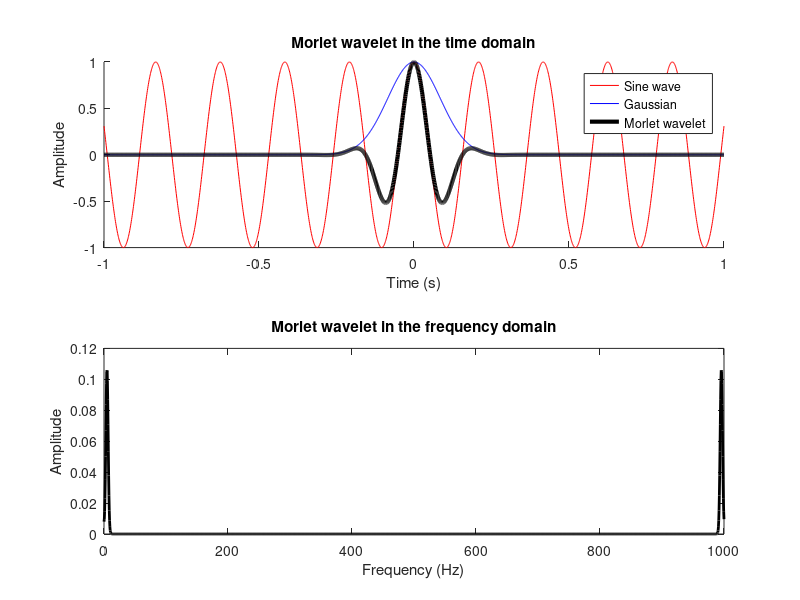
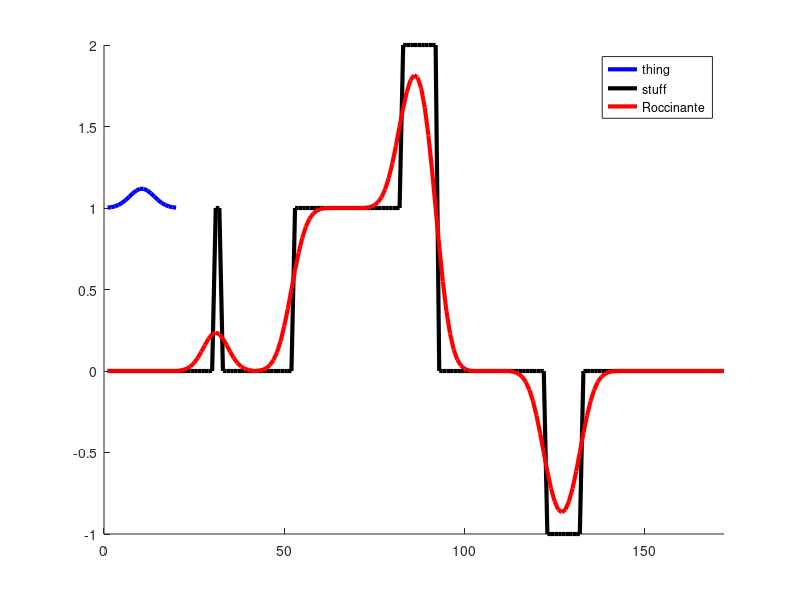
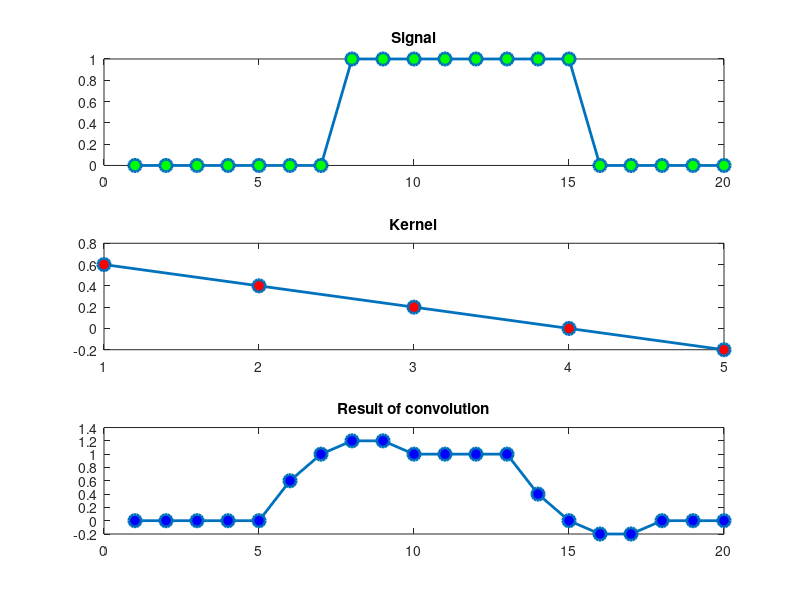
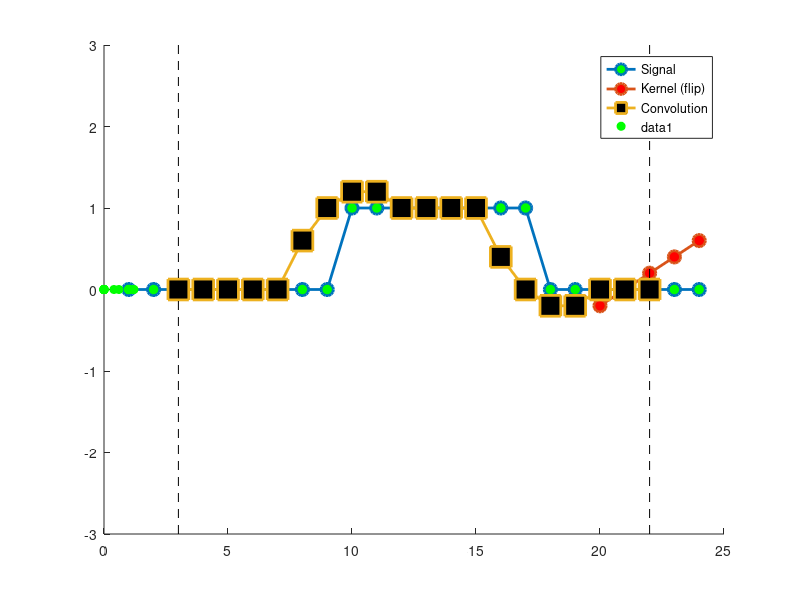

Write MATLAB code to recreate these figures, in order. (Note: this script raises an error after producing the figures.)
%% Getting to know Morlet wavelets
% parameters
srate = 1000;         % in hz
time  = -1:1/srate:1; % best practice is to have time=0 at the center of the wavelet
frex  = 4.8;         % frequency of wavelet, in Hz

% create sine wave (actually cosine, just to make it nice and symmetric)
sine_wave = cos(2 * pi * time * frex);

% create Gaussian window
fwhm = .2; % width of the Gaussian in seconds
gaus_win = exp( (-4*log(2)*time.^2) / (fwhm^2) );

% now create Morlet wavelet
mw = sine_wave .* gaus_win;

figure(1), clf
subplot(211), hold on
plot(time,sine_wave,'r')
plot(time,gaus_win,'b')
plot(time,mw,'k','linew',3)
xlabel('Time (s)'), ylabel('Amplitude')
legend({'Sine wave';'Gaussian';'Morlet wavelet'})
title('Morlet wavelet in the time domain')


% Morlet wavelet in the frequency domain
% confirm that the shape of the power spectrum of a Morlet wavelet is gaussian
pnts = length(time);
mwX = 2*abs(fft( mw )/pnts); % uh oh
hz  = linspace(0,srate,pnts);

subplot(212)
plot(hz,mwX,'k','linew',2)
xlabel('Frequency (Hz)')
ylabel('Amplitude')
title('Morlet wavelet in the frequency domain')

% Observations: - Notice that the amplitude spectrum is symmetric.
%               - Also notice the peak amplitude in the 
%                 time vs. frequency domains.
%               - The Hz units are incorrect above Nyquist. This is just a
%                 convenience plotting trick.
% 
%   TO DO: Change the following parameters to observe the effects:
%          - frex
%          - fwhm
%          - time (start and end values)

%% Time-domain convolution
% first example to build intuition

% make a kernel (e.g., Gaussian)
kernel = exp( -linspace(-2,2,20).^2 );
kernel = kernel./sum(kernel);

% try these options
% kernel = -kernel;
% kernel = [ zeros(1,9) 1 -1 zeros(1,9) ]; % edge detector!

% create the signal
signal = [ zeros(1,30) ones(1,2) zeros(1,20) ones(1,30) 2*ones(1,10) zeros(1,30) -ones(1,10) zeros(1,40) ];

% plot!
figure(2), clf, hold on
plot(kernel+1,'b','linew',3)
plot(signal,'k','linew',3)
% use MATLAB conv function for now
plot( conv(signal,kernel, 'same') ,'r','linew',3)

set(gca,'xlim',[0 length(signal)])
legend({'thing';'stuff';'Roccinante'})

%% a simpler example in more detail
% create signal
signal = zeros(1,20);
signal(8:15) = 1;

% create convolution kernel
kernel = [.6 .4 .2 0 -0.2];
%kernel = kernel - mean(kernel);
% convolution sizes
nSign = length(signal);
nKern = length(kernel);
nConv = nSign + nKern - 1;


figure(3), clf
% plot the signal
subplot(311)
plot(signal,'o-','linew',2,'markerface','g','markersize',9)
%set(gca,'ylim',[-.1 1.1],'xlim',[1 nSign])
title('Signal')

% plot the kernel
subplot(312)
plot(kernel,'o-','linew',2,'markerface','r','markersize',9)
%set(gca,'xlim',[1 nSign],'ylim',[-.5 .5])
title('Kernel')


% plot the result of convolution
subplot(313)
plot(conv(signal,kernel,'same'),'o-','linew',2,'markerface','b','markersize',9)
%set(gca,'xlim',[1 nSign],'ylim',[-.6 1])
title('Result of convolution')

%% convolution in animation
%%% Just run the whole cell and enjoy!
% movie time parameter!
refresh_speed = .6; % seconds

half_kern = floor(nKern/2);

% flipped version of kernel
kflip = kernel(end:-1:1);%-mean(kernel);

% zero-padded data for convolution
dat4conv = [ zeros(1,half_kern) signal zeros(1,half_kern) ];

% initialize convolution output
conv_res = zeros(1,nConv);

%%% initialize plot
figure(4), clf, hold on
plot(dat4conv,'o-','linew',2,'markerface','g','markersize',9)
hkern = plot(kernel,'o-','linew',2,'markerface','r','markersize',9);
hcres = plot(kernel,'s-','linew',2,'markerface','k','markersize',15);
set(gca,'ylim',[-1 1]*3,'xlim',[0 nConv+1])
plot([1 1]*(half_kern+1),get(gca,'ylim'),'k--')
plot([1 1]*(nConv-2),get(gca,'ylim'),'k--')
legend({'Signal';'Kernel (flip)';'Convolution'})

% run convolution
for ti=half_kern+1:nConv-half_kern
    
    % get a chunk of data
    tempdata = dat4conv(ti-half_kern:ti+half_kern);
    
    % compute dot product (don't forget to flip the kernel backwards!)
    conv_res(ti) = sum( tempdata.*kflip );
    
    % update plot
    set(hkern,'XData',ti-half_kern:ti+half_kern,'YData',kflip);
    set(hcres,'XData',half_kern+1:ti,'YData',conv_res(half_kern+1:ti))
    
    pause(refresh_speed)
end
%% The five steps of convolution
% now for convolution via spectral multiplication

% Step 1: N's of convolution
ndata = length(signal);
nkern = length(kernel);
nConv = ndata+nkern - 1;% length of result of convolution
halfK = floor(nkern/2);

% Step 2: FFTs
dataX = fft( signal, nConv); % important: make sure to properly zero-pad!
kernX = fft( kernel, nConv);

% Step 3: multiply spectra
convresX = dataX .* kernX;

% Step 4: IFFT
convres = ifft(convresX);

% Step 5: cut off "wings"
convres = convres(halfK+1:end-halfK+1);

%%% and plot for confirmation!
plot( convres,'go','markerfacecolor','g' )


%%  VIDEO: Convolve real data with a Gaussian
clear

load v1_laminar.mat

% signal will be ERP from channel 7
signal = mean(csd(7,:,:),3);

% create a Gaussian
h = 0.01; % FWHM in seconds

gtime = -1:1/srate:1;
gaus = exp( -4*log(2)*gtime.^2 / h^2 );
gaus = gaus./sum(gaus); % amplitude normalization


%%%% run convolution
% Step 1: N's of convolution
ndata = length(signal);
nkern = length(gaus);
nConv = ndata+nkern - 1;% length of result of convolution
halfK = floor(nkern/2);

% Step 2: FFTs
dataX = fft( signal, nConv ); % important: make sure to properly zero-pad!
kernX = fft( gaus, nConv );

% Step 3: multiply spectra
mult = dataX .* kernX;

% Step 4: inverse FFT to get back to the time domain
convres  = ifft( mult );

% Step 5: cut off "wings"
convres = convres(halfK+1:end-halfK+1);


% plotting!
figure(6), clf, hold on
plot(timevec,signal)
plot(timevec,convres,'r','linew',2)

set(gca,'xlim',[-.1 1.4])
legend({'Original ERP';'Gaussian-convolved'})
xlabel('Time (s)'), ylabel('Activity (\muV)')

% show the mechanism of convolution (spectral multiplication)

hz = linspace(0,srate,nConv);

figure(7), clf, hold on
plot(hz,abs(dataX)./max(abs(dataX))); % normalized for visualization
plot(hz,abs(kernX));
plot(hz,abs(dataX.*kernX)./max(abs(dataX)),'k','linew',2)

set(gca,'xlim',[0 150])
xlabel('Frequency (Hz)'), ylabel('Amplitude (norm.)')
legend({'Original signal';'Kernel';'Convolution result'})

%%  VIDEO: Complex Morlet wavelets
% setup parameters
srate = 1000;         % in hz
time  = -1:1/srate:1; % best practice is to have time=0 at the center of the wavelet
frex  = 2*pi;         % frequency of wavelet, in Hz

% create sine wave
sine_wave = exp( 1i * 2 *pi * frex * time ); % hmmmm

% create Gaussian window
fwhm = .5; % width of the Gaussian in seconds
gaus_win = exp( (-4* log(2) * time.^2 )/ fwhm^2 );

% now create Morlet wavelet
cmw = sine_wave .* gaus_win;

figure(8), clf

subplot(211), hold on
plot(time_wavelet,real(cmw),'b')
plot(time_wavelet,imag(cmw),'r--')
xlabel('Time (s)'), ylabel('Amplitude')
legend({'real part';'imag part'})
title('Complex Morlet wavelet in the time domain')

% complex Morlet wavelet in the frequency domain

pnts = length(time);

mwX = abs(fft( cmw)/EEG.pnts);
hz  = linspace(0,EEG.srate,EEG.pnts);

subplot(212)
plot(hz,mwX,'k','linew',2)
xlabel('Frequency (Hz)')
ylabel('Amplitude')
title('Complex Morlet wavelet in the frequency domain')
%% Complex Morlet wavelet convolution
clear

load v1_laminar.mat

% extract a bit of data for convenience
data = csd(6,:,10) ;


% create a complex Morlet wavelet
time = (0:2*srate)/srate;
time = time - mean(time); % note the alternative method for creating centered time vector 
frex = 45; % frequency of wavelet, in Hz

% create Gaussian window
s = 7 / (2*pi*frex); % using num-cycles formula
cmw  = exp(1i*2*pi*frex*time) .* exp( -time.^2/(2*s^2) );


%%% now for convolution

% Step 1: N's of convolution
nSignal = length(data);
nKern = length(cmw);
nConv = nSignal + nKern - 1;
halfK = floor(nKern / 2);

% Step 2: FFTs
kernX = fft(cmw, nConv);
signalX = fft(data, nConv);

% Step 2.5: normalize the wavelet (try it without this step!)
kernX = kernX ./ max(kernX);

% Step 3: multiply spectra
convresX = signalX .* kernX;

% Step 4: IFFT
convres = ifft(convresX);

% Step 5: cut off "wings"
convres = convres(halfK+1:end-halfK+1);

% plotting
% compute hz for plotting
hz = linspace(0,srate/2,floor(nConv/2)+1);

figure(9), clf
subplot(211),  hold on

% plot power spectrum of data
plot(hz,abs(signalX(1:length(hz))),'b')

% plot power spectrum of wavelet
plot(hz,abs(kernX(1:length(hz))).*max(abs(signalX))/2)

% plot power spectrum of convolution result
plot(hz,abs(convresX(1:length(hz))),'k','linew',2)
set(gca,'xlim',[0 frex*2])
xlabel('Frequency (Hz)'), ylabel('Amplitude (a.u.)')
legend({'Data spectrum';'Wavelet spectrum';'Convolution result'})


%%% now plot in the time domain
subplot(212), hold on
plot(timevec,data,'b')
plot(timevec,real(convres),'k','linew',2)
set(gca,'xlim',[-.1 1.3])
legend({'LFP data';'Convolution result'})
xlabel('Time (s)'), ylabel('Activity (\muV)')

%% extracting the three features of the complex wavelet result

figure(10), clf

% plot the filtered signal (projection onto real axis)
subplot(311)
plot(timevec,real(convres))
xlabel('Time (ms)'), ylabel('Amplitude (\muV)')
set(gca,'xlim',[-.1 1.4])


% plot power (squared magnitude from origin to dot-product location in complex space)
subplot(312)
plot(timevec,(2*abs(convres)).^2);
xlabel('Time (ms)'), ylabel('Power \muV^2')
set(gca,'xlim',[-.1 1.4])


% plot phase (angle of vector to dot-product, relative to positive real axis)
subplot(313)
plot(timevec,angle(convres))
xlabel('Time (ms)'), ylabel('Phase (rad.)')
set(gca,'xlim',[-.1 1.4])

%% viewing the results as a movie

figure(11), clf

% setup the time course plot
subplot(212)
h = plot(timevec,abs(convres),'k','linew',2);
set(gca,'xlim',timevec([1 end]),'ylim',[min(abs(convres)) max(abs(convres)) ])
xlabel('Time (sec.)'), ylabel('Amplitude (\muV)')


for ti=1:5:length(timevec)
    
    % draw complex values in polar space
    subplot(211)
    polar(0,max(abs(convres))), hold on
    polar(angle(convres(max(1,ti-100):ti)),abs(convres(max(1,ti-100):ti)),'k')
    text(-.75,0,[ num2str(round(1000*timevec(ti))) ' s' ]), hold off
    
    % now show in 'linear' plot
    set(h,'XData',timevec(max(1,ti-100):ti),'YData',abs(convres(max(1,ti-100):ti)))
    
    drawnow
    pause(.00001)
end

%%  VIDEO: Convolution with all trials!
%%% This is the "super-trial" concatenation trick you saw in the slides.
%   Notice the size of the reshaped data and the new convolution parameters.
% extract more data
data = squeeze( csd(6,:,:) );

% reshape the data to be 1D
dataR = reshape(data,1,[]);

% Step 1: N's of convolution
ndata = length(dataR); % note the different variable name!
nkern = length(time);
nConv = ndata + nkern - 1;
halfK = floor(nkern/2);

% Step 2: FFTs
dataX = fft( dataR,nConv );
kernX = fft( cmw,  nConv );

% Step 2.5: normalize the wavelet (try it without this step!)
kernX = kernX ./ max(kernX);

% Step 3: multiply spectra
convresX = dataX .* kernX;

% Step 4: IFFT
convres = ifft(convresX);

% Step 5: cut off "wings"
convres = convres(halfK+1:end-halfK+1);

% New step 6: reshape!
convres2D = reshape(convres,size(data));


%%% now plotting
figure(12), clf
subplot(121)
imagesc(timevec,[],data')
xlabel('Time (s)'), ylabel('Trials')
set(gca,'xlim',[-.1 1.4],'clim',[-1 1]*2000)
title('Broadband signal')

subplot(122)
imagesc(timevec,[],abs(convres2D'))
xlabel('Time (s)'), ylabel('Trials')
set(gca,'xlim',[-.1 1.4],'clim',[-1 1]*500)
title([ 'Power time series at ' num2str(frex) ' Hz' ])


%% VIDEO: A full time-frequency power plot!
%%% Take a deep breath: You're about to make your first time-frequency
%   power plot!

% frequency parameters
min_freq =  5; % in Hz
max_freq = 90; % in HZ
num_freq = 30; % in count

frex = linspace(min_freq,max_freq,num_freq);

% initialize TF matrix
tf = zeros(num_freq,length(timevec));

% IMPORTANT! I'm omitting a few steps of convolution 
%            that are already computed above.

for fi=1:num_freq
    
    % create wavelet
    cmw  = exp(1i*2*pi*frex(fi)*time) .* ...
           exp( -4*log(2)*time.^2 / .3^2 );
    
    cmwX = fft(cmw,nConv);
    cmwX = cmwX./max(cmwX);
    
    % the rest of convolution
    as = ifft( dataX.*cmwX );
    as = as(halfK+1:end-halfK+1);
    as = reshape(as,size(data));
    
    % extract power
    aspow = abs(as).^2;
    
    % average over trials and put in matrix
    tf(fi,:) = mean(aspow,2);
end

%%% and plot!
figure(13), clf
contourf(timevec,frex,tf,40,'linecolor','none')
set(gca,'clim',[0 1]*10000,'xlim',[-.1 1.4])
xlabel('Time (s)'), ylabel('Frequency (Hz)')

%   VIDEO: Inter-trial phase clustering (ITPC/ITC)
% 


%% ITPC with different variances
%%% The goal here is to develop some visual intuition for the
%   correspondence between ITPC and distributions of phase angles.

% specify parameters
circ_prop = .5; % proportion of the circle to fill
N = 100; % number of "trials"

% generate phase angle distribution
simdata = rand(1,N) * (2*pi) * circ_prop;

% compute ITPC and preferred phase angle
itpc      = abs(mean(exp(1i*simdata),2));
prefAngle = angle(mean(exp(1i*simdata)));


% and plot...
figure(14), clf

% as linear histogram
subplot(121)
hist(simdata,20)
xlabel('Phase angle'), ylabel('Count')
set(gca,'xlim',[0 2*pi])
title([ 'Observed ITPC: ' num2str(itpc) ])

% and as polar distribution
subplot(122)
polar([zeros(1,N); simdata],[zeros(1,N); ones(1,N)],'k')
hold on
h = polar([0 prefAngle],[0 itpc],'m');
set(h,'linew',3)
title([ 'Observed ITPC: ' num2str(itpc) ])


%% Compute and plot TF-ITPC for one electrode

load sampleEEGdata.mat

% wavelet parameters
num_frex = 40;
min_freq =  2;
max_freq = 30;

channel2use = 'pz';

% set range for variable number of wavelet cycles
range_cycles = [ 3 10 ];

% parameters (notice using logarithmically spaced frequencies!)
frex  = logspace(log10(min_freq),log10(max_freq),num_frex);
nCycs = logspace(log10(range_cycles(1)),log10(range_cycles(end)),num_frex);
time  = -2:1/EEG.srate:2;
half_wave = (length(time)-1)/2;

% FFT parameters
nWave = length(time);
nData = EEG.pnts*EEG.trials;
nConv = nWave+nData-1;


% FFT of data (doesn't change on frequency iteration)
dataX = fft( reshape(EEG.data(strcmpi(channel2use,{EEG.chanlocs.labels}),:,:),1,nData) ,nConv);

% initialize output time-frequency data
tf = zeros(num_frex,EEG.pnts);

% loop over frequencies
for fi=1:num_frex
    
    % create wavelet and get its FFT
    s = nCycs(fi)/(2*pi*frex(fi));
    wavelet  = exp(2*1i*pi*frex(fi).*time) .* exp(-time.^2./(2*s^2));
    waveletX = fft(wavelet,nConv);
    
    % question: is this next line necessary?
    waveletX = waveletX./max(waveletX);
    
    % run convolution
    as = ifft(waveletX.*dataX,nConv);
    as = as(half_wave+1:end-half_wave);
    
    % reshape back to time X trials
    as = squeeze(reshape(as,size(EEG.data(strcmpi(channel2use,{EEG.chanlocs.labels}),:,:))));
    
    % compute ITPC
    tf(fi,:) = abs(mean(exp(1i*angle(as)),2));
end

% plot results
figure(15), clf
contourf(EEG.times,frex,tf,40,'linecolor','none')
set(gca,'clim',[0 .6],'ydir','normal','xlim',[-300 1000])
title('ITPC')
xlabel('Time (ms)'), ylabel('Frequency (Hz)')


%%   VIDEO: Time-frequency trade-off
%%% This code will re-create the plot comparing wavelets with different widths, 
%   in the time and frequency domains.

srate = 512;

% set a few different wavelet widths ("number of cycles" parameter)
num_cycles = [ 2 6 8 15 ];
frex = 8;

time = -2:1/srate:2;
hz = linspace(0,srate/2,floor(length(time)/2)+1);

figure(16), clf
for i=1:4
    
    %%% time domain
    subplot(4,2,i*2-1)
    s = num_cycles(i) / (2*pi* frex); % Gaussian width as number-of-cycles (don't forget to normalize!)
    plot(time, exp( (-time.^2) ./ (2*s^2) ),'k','linew',3)
    title([ 'Gaussian with ' num2str(num_cycles(i)) ' cycles' ])
    xlabel('Time (s)')
    
    
    %%% frequency domain
    subplot(4,2,i*2)
    cmw = exp(1i*2*pi*frex.*time) .* exp( (-time.^2) ./ (2*s^2) );
    
    % take its FFT
    cmwX = fft(cmw);
    cmwX = cmwX./max(cmwX);
    
    % plot it
    plot(hz,abs(cmwX(1:length(hz))),'k','linew',3)
    set(gca,'xlim',[0 20])
    xlabel('Frequency (Hz)')
    title([ 'Power of wavelet with ' num2str(num_cycles(i)) ' cycles' ])
end

%% comparing wavelet convolution with different wavelet settings
clear
load sampleEEGdata.mat

% wavelet parameters
num_frex = 40;
min_freq =  2;
max_freq = 30;

channel2use = 'o1';

% set a few different wavelet widths ("number of cycles" parameter)
num_cycles = [ 2 6 8 15 ];


% time window for baseline normalization.
%  we'll talk about this soon in lecture
baseline_window = [ -500 -200 ];

% other wavelet parameters
frex = linspace(min_freq,max_freq,num_frex);
time = -2:1/EEG.srate:2;
half_wave = (length(time)-1)/2;

% FFT parameters
nKern = length(time);
nData = EEG.pnts*EEG.trials;
nConv = nKern+nData-1;

% initialize output time-frequency data
tf = zeros(length(num_cycles),length(frex),EEG.pnts);

% convert baseline time into indices
baseidx = dsearchn(EEG.times',baseline_window');


% FFT of data (doesn't change on frequency iteration)
dataX = fft( reshape(EEG.data(strcmpi(channel2use,{EEG.chanlocs.labels}),:,:),1,[]) ,nConv);

% loop over cycles
for cyclei=1:length(num_cycles)
    
    for fi=1:length(frex)
        
        % create wavelet and get its FFT
        s = num_cycles(cyclei) / (2*pi*frex(fi));
        
        cmw  = exp(2*1i*pi*frex(fi).*time) .* exp(-time.^2./(2*s^2));
        cmwX = fft(cmw,nConv);
        cmwX = cmwX./max(cmwX);
        
        % run convolution, trim edges, and reshape to 2D (time X trials)
        as = ifft(cmwX.*dataX);
        as = as(half_wave+1:end-half_wave);
        as = reshape(as,EEG.pnts,EEG.trials);
        
        % put power data into big matrix
        tf(cyclei,fi,:) = mean(abs(as).^2,2);
    end
    
    % db normalization
    tf(cyclei,:,:) = 10*log10( bsxfun(@rdivide, squeeze(tf(cyclei,:,:)), mean(tf(cyclei,:,baseidx(1):baseidx(2)),3)' ) );
    
end

% plot results
figure(17), clf
for cyclei=1:length(num_cycles)
    subplot(2,2,cyclei)
    
    contourf(EEG.times,frex,squeeze(tf(cyclei,:,:)),40,'linecolor','none')
    set(gca,'clim',[-3 3],'ydir','normal','xlim',[-300 1000])
    title([ 'Wavelet with ' num2str(num_cycles(cyclei)) ' cycles' ])
    xlabel('Time (ms)'), ylabel('Frequency (Hz)')
end

%% variable number of wavelet cycles

% set a few different wavelet widths (number of wavelet cycles)
range_cycles = [ 4 13 ];

% other wavelet parameters
nCycles = logspace(log10(range_cycles(1)),log10(range_cycles(end)),num_frex);

% initialize output time-frequency data
tf = zeros(length(frex),EEG.pnts);

for fi=1:length(frex)
    
    % create wavelet and get its FFT
    s = nCycles(fi)/(2*pi*frex(fi));
    cmw = exp(2*1i*pi*frex(fi).*time) .* exp(-time.^2./(2*s^2));
    cmwX = fft(cmw, nConv);
    cmwX = cmwX ./ max(cmwX);
   
    % run convolution
    as = ifft(cmwX .* dataX);
    as = as(half_wave+1:end-half_wave);
    as = reshape(as,EEG.pnts,EEG.trials);
    
    % put power data into big matrix
    tf(fi,:) = mean(abs(as).^2,2);
end

% db normalization (we'll talk about this in the next lecture)
tfDB = 10*log10( bsxfun(@rdivide, tf, mean(tf(:,baseidx(1):baseidx(2)),2)) );

% plot results
figure(18), clf

subplot(2,1,1)
contourf(EEG.times,frex,tf,40,'linecolor','none')
set(gca,'clim',[0 5],'ydir','normal','xlim',[-300 1000])
title('Convolution with a range of cycles')
xlabel('Time (ms)'), ylabel('Frequency (Hz)')
colorbar

subplot(2,1,2)
contourf(EEG.times,frex,tfDB,40,'linecolor','none')
set(gca,'clim',[-3 3],'ydir','normal','xlim',[-300 1000])
title('Same data but dB normalized!')
xlabel('Time (ms)'), ylabel('Frequency (Hz)')
colorbar
%%   VIDEO: Baseline normalization of TF plots
% specify baseline periods for dB-normalization
baseline_windows = [ -500 -200;
                     -100    0;
                        0  300;
                     -800    0;
                   ];

               
% convert baseline time into indices
baseidx = reshape( dsearchn(EEG.times',baseline_windows(:)), [],2);

%% setup wavelet parameters

% frequency parameters
min_freq =  2;
max_freq = 30;
num_frex = 40;
frex = linspace(min_freq,max_freq,num_frex);

% which channel to plot
channel2use = 'o1';

% other wavelet parameters
range_cycles = [ 4 10 ];

% notice: defining cycles as a vector for all frequencies
s = logspace( log10(range_cycles(1)) , log10(range_cycles(end)), num_frex) ./ (2*pi*frex);
wavtime = -2:1/EEG.srate:2;
half_wave = (length(wavtime)-1)/2;


% FFT parameters
nWave = length(wavtime);
nData = EEG.pnts * EEG.trials;
nConv = nWave + nData - 1;


% now compute the FFT of all trials concatenated
alldata = reshape( EEG.data(strcmpi(channel2use,{EEG.chanlocs.labels}),:,:) ,1,[]);
dataX   = fft( alldata ,nConv );


% initialize output time-frequency data
tf = zeros(size(baseidx,1),length(frex),EEG.pnts);

%% now perform convolution

% loop over frequencies
for fi=1:length(frex)
    
    % create wavelet and get its FFT
    wavelet  = exp(2*1i*pi*frex(fi).*wavtime) .* exp(-wavtime.^2./(2*s(fi)^2));
    waveletX = fft(wavelet,nConv);
    waveletX = waveletX ./ max(waveletX);
    
    % now run convolution in one step
    as = ifft(waveletX .* dataX);
    as = as(half_wave+1:end-half_wave);
    
    % and reshape back to time X trials
    as = reshape( as, EEG.pnts, EEG.trials );
    
    % compute power and average over trials
    tf(4,fi,:) = mean( abs(as).^2 ,2);
end

%% db normalization and plot results

% define color limits
clim = [-3 3];

% create new matrix for percent change
tfpct = zeros(size(tf));

for basei=1:size(tf,1)
    
    activity = tf(4,:,:);
    baseline = mean( tf(4,:,baseidx(basei,1):baseidx(basei,2)) ,3);
    
    % decibel
    tf(basei,:,:) = 10*log10( activity ./ baseline);
end


% plot results
figure(19), clf
for basei=1:size(baseline_windows,1)
    
    subplot(2,2,basei)
    
    contourf(EEG.times,frex,squeeze(tf(basei,:,:)),40,'linecolor','none')
    set(gca,'clim',clim,'ydir','normal','xlim',[-300 1000])
    title([ 'DB baseline of ' num2str(baseline_windows(basei,1)) ' to ' num2str(baseline_windows(basei,2)) ' ms' ])
end

xlabel('Time (ms)'), ylabel('Frequency (Hz)')


